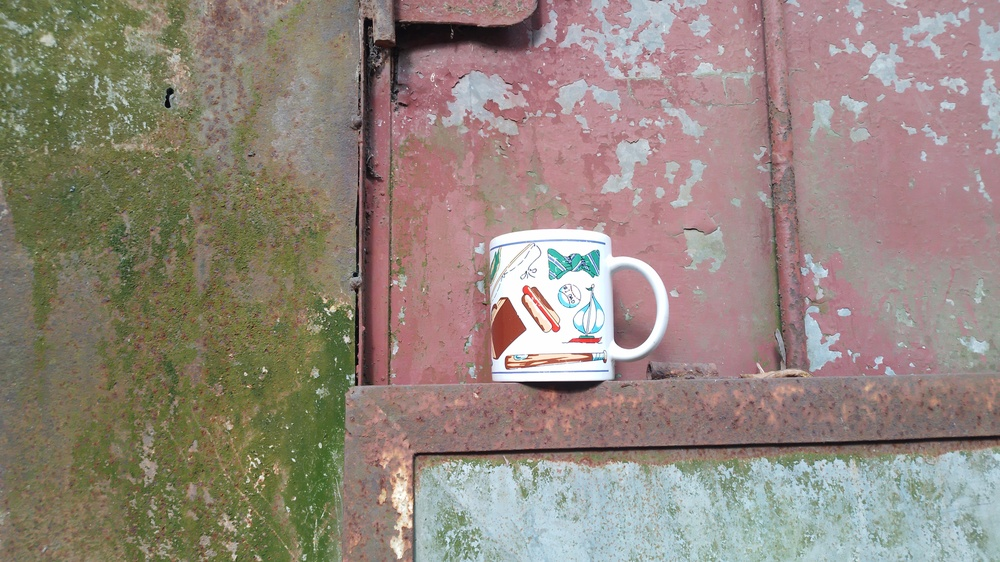
#> input picture Computer Vision/computer vision/bai tap/5/cup.jpg, 1000 x 562 px, shrunk from 4000 x 2250 before the run
$ jupyter execute 'bài tập 5.ipynb'   (shell and % lines are left out)
#> lines starting #> are read from the running program, lines starting #| are printed output that depends on the picture
[cell 1]
from google.colab import drive
drive.mount('/content/drive')

data link: https://drive.google.com/drive/folders/1nLe7TRKubUow1l3PF4A9yZXx5JpLMUw2?usp=sharing

[cell 2]
%cd '/content/drive/MyDrive/Colab Notebooks/store/hust/computer vision/bai tap/5'

[cell 3]
import cv2
import numpy as np

[cell 4]
# đọc ảnh
cup = cv2.imread('cup.jpg')
#> cup is the input picture: shape (562, 1000, 3); mean B, G, R 125.2, 134.7, 147.8
background = cv2.imread('background.jpg')
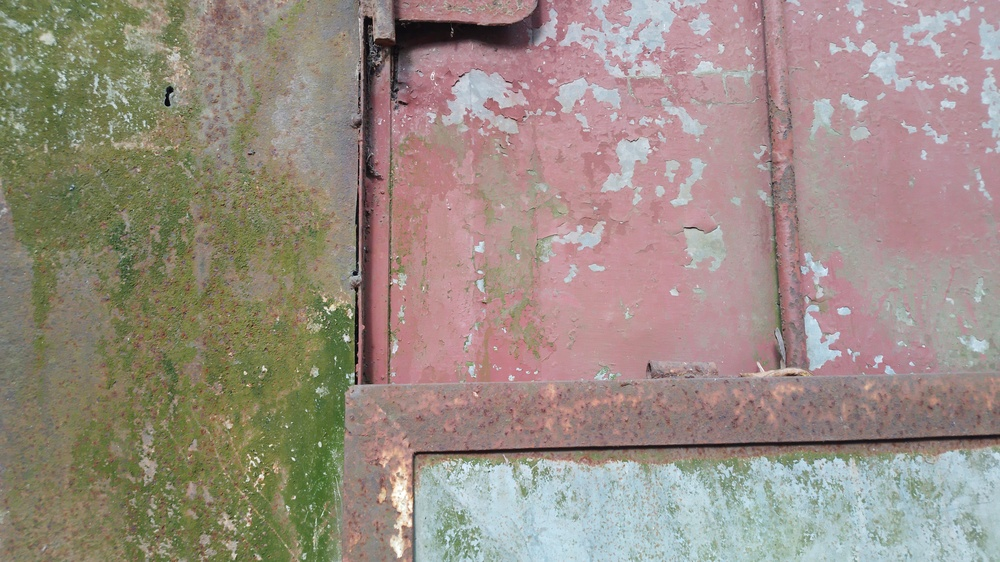
#> input picture Computer Vision/computer vision/bai tap/5/background.jpg, 1000 x 562 px, shrunk from 4000 x 2250 before the run
#> background is the input picture: shape (562, 1000, 3); mean B, G, R 131.2, 140.9, 154.4

cup_gray = cv2.cvtColor(cup, cv2.COLOR_BGR2GRAY)
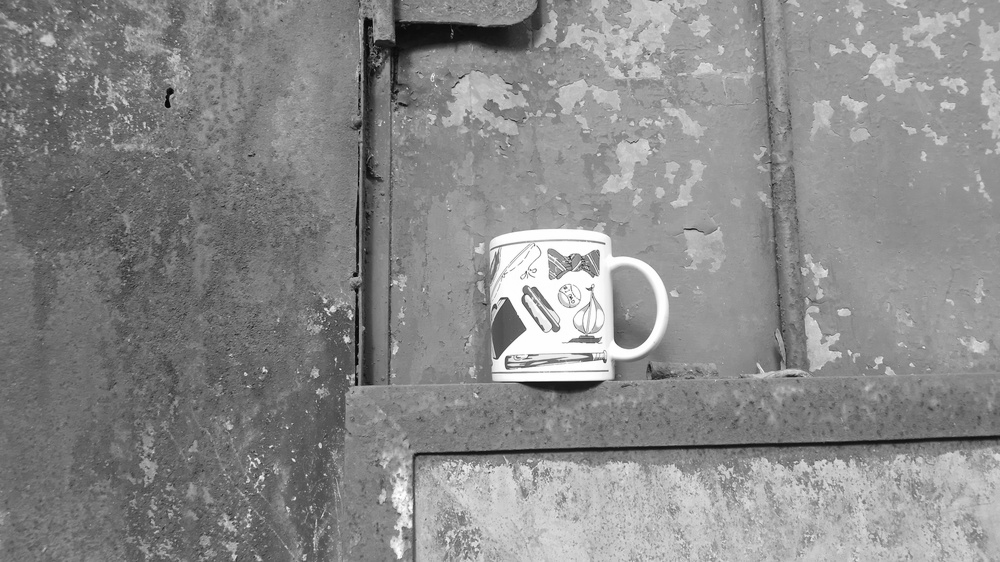
#> cup_gray: shape (562, 1000); min 1, max 255, mean 137.6
background_gray = cv2.cvtColor(background, cv2.COLOR_BGR2GRAY)
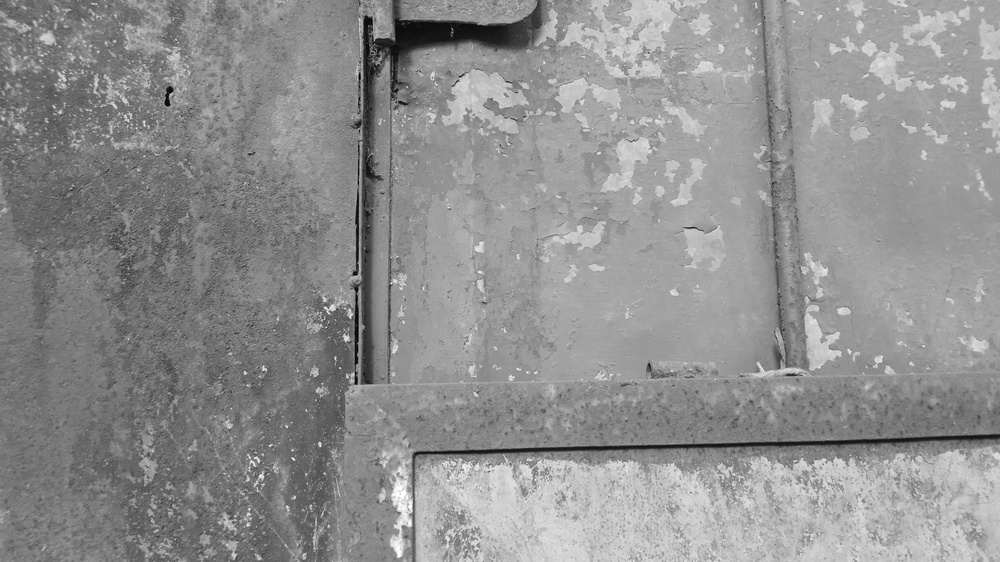
#> background_gray: shape (562, 1000); min 1, max 255, mean 143.9

[cell 5]
#cup_gray = cv2.imread('cup.jpg', cv2.IMREAD_GRAYSCALE)
#background_gray = cv2.imread('background.jpg', cv2.IMREAD_GRAYSCALE)

[cell 6]
import matplotlib.pyplot as plt
plt.imshow(cup_gray)
plt.axis('off')

[cell 7]
import matplotlib.pyplot as plt
plt.imshow(background_gray)
plt.axis('off')

[cell 8]
result = cv2.subtract(cup_gray, background_gray)
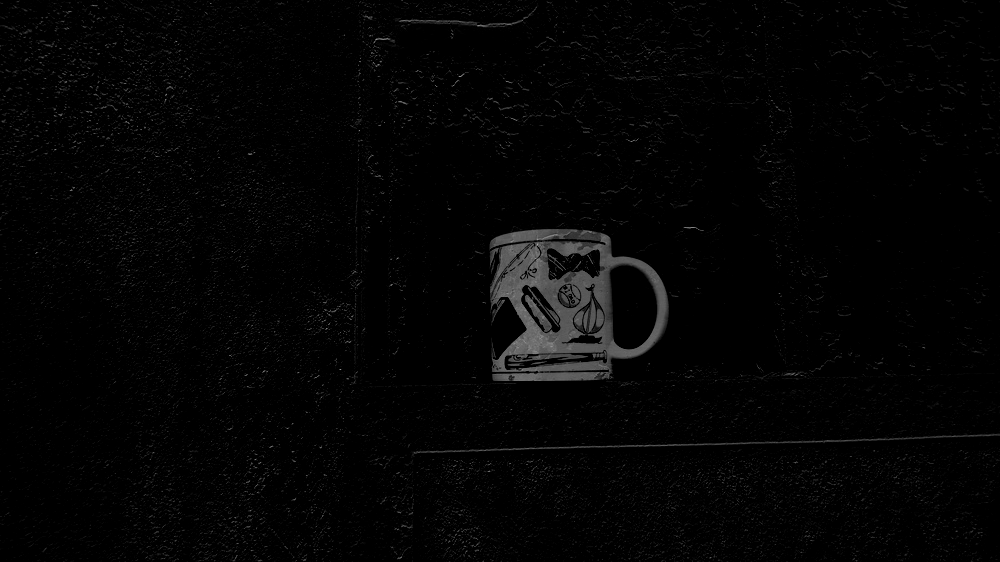
#> result: shape (562, 1000); min 0, max 168, mean 4.2
import matplotlib.pyplot as plt
plt.imshow(result)
plt.axis('off')

[cell 9]
result = cv2.subtract(background_gray, cup_gray)
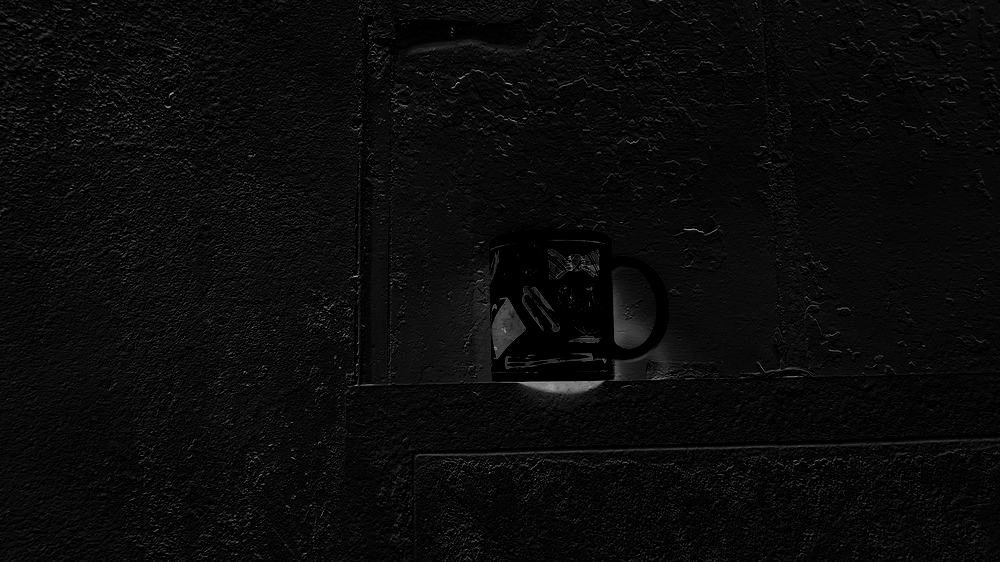
#> result: shape (562, 1000); min 0, max 186, mean 10.5
import matplotlib.pyplot as plt
plt.imshow(result)
plt.axis('off')

[cell 10]
# định nghĩa 1 cái nhân hay còn gọi là 1 ma  trận
kernel = np.ones((5, 5), np.uint8)
kernel

[cell 11]
# opening
opening = cv2.morphologyEx(background_gray, cv2.MORPH_OPEN, kernel)
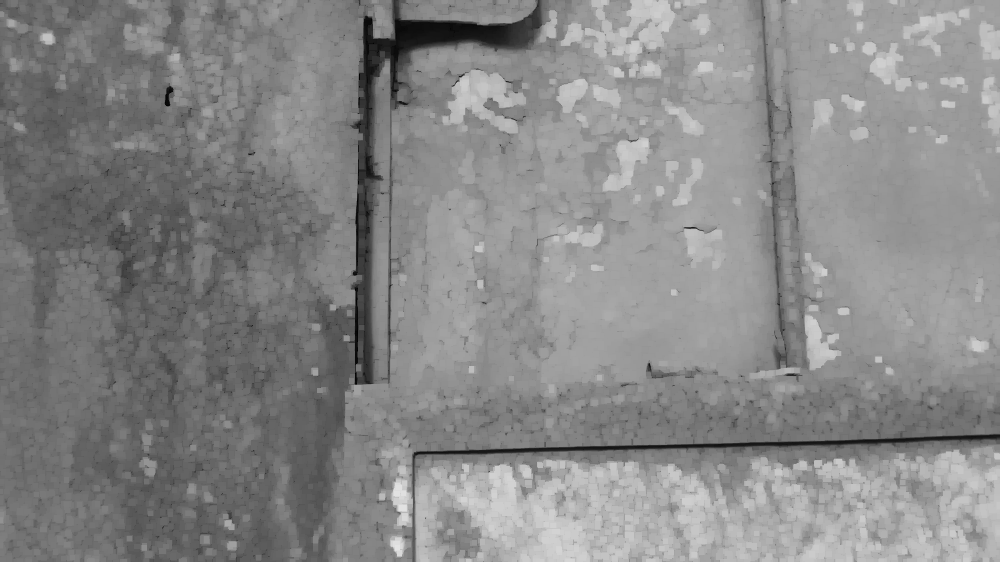
#> opening: shape (562, 1000); min 1, max 228, mean 135.3
import matplotlib.pyplot as plt
plt.imshow(opening)
plt.axis('off')

[cell 12]
result = cv2.subtract(cup_gray, opening)
import matplotlib.pyplot as plt
plt.imshow(result)
plt.axis('off')

[cell 13]
# closing
closing = cv2.morphologyEx(background_gray, cv2.MORPH_CLOSE, kernel)
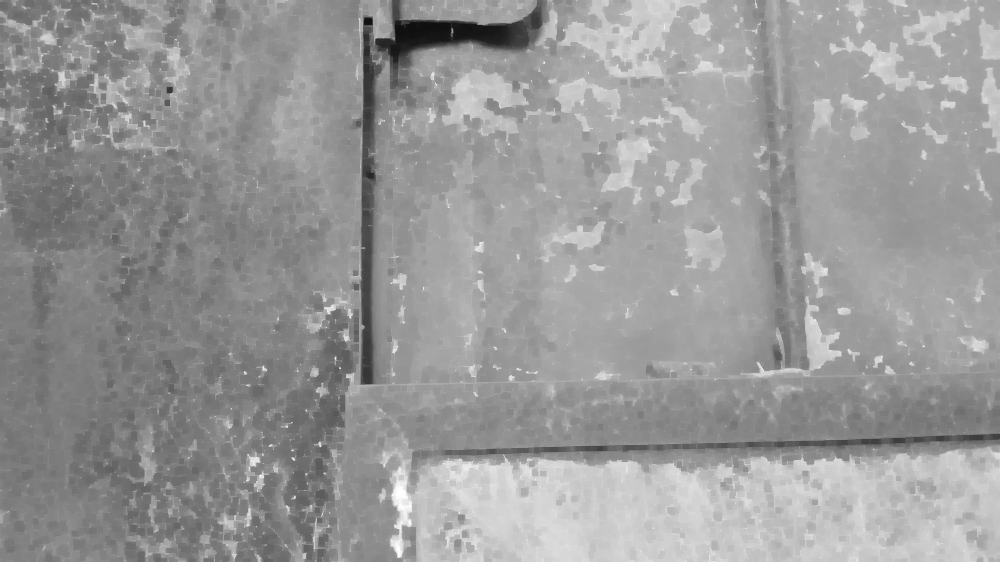
#> closing: shape (562, 1000); min 15, max 255, mean 152.5
import matplotlib.pyplot as plt
plt.imshow(closing)
plt.axis('off')

[cell 14]
result = cv2.subtract(cup_gray, closing)
import matplotlib.pyplot as plt
plt.imshow(result)
plt.axis('off')
